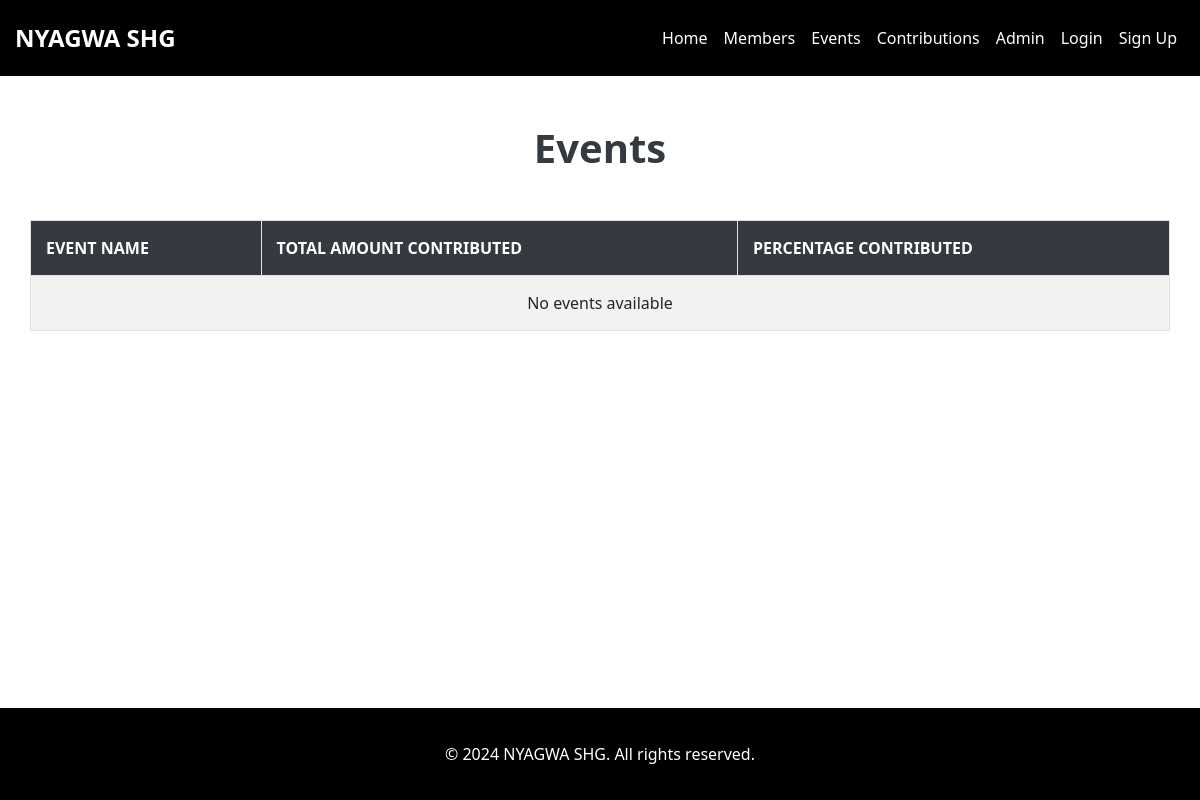
The app's page /events/, older data.
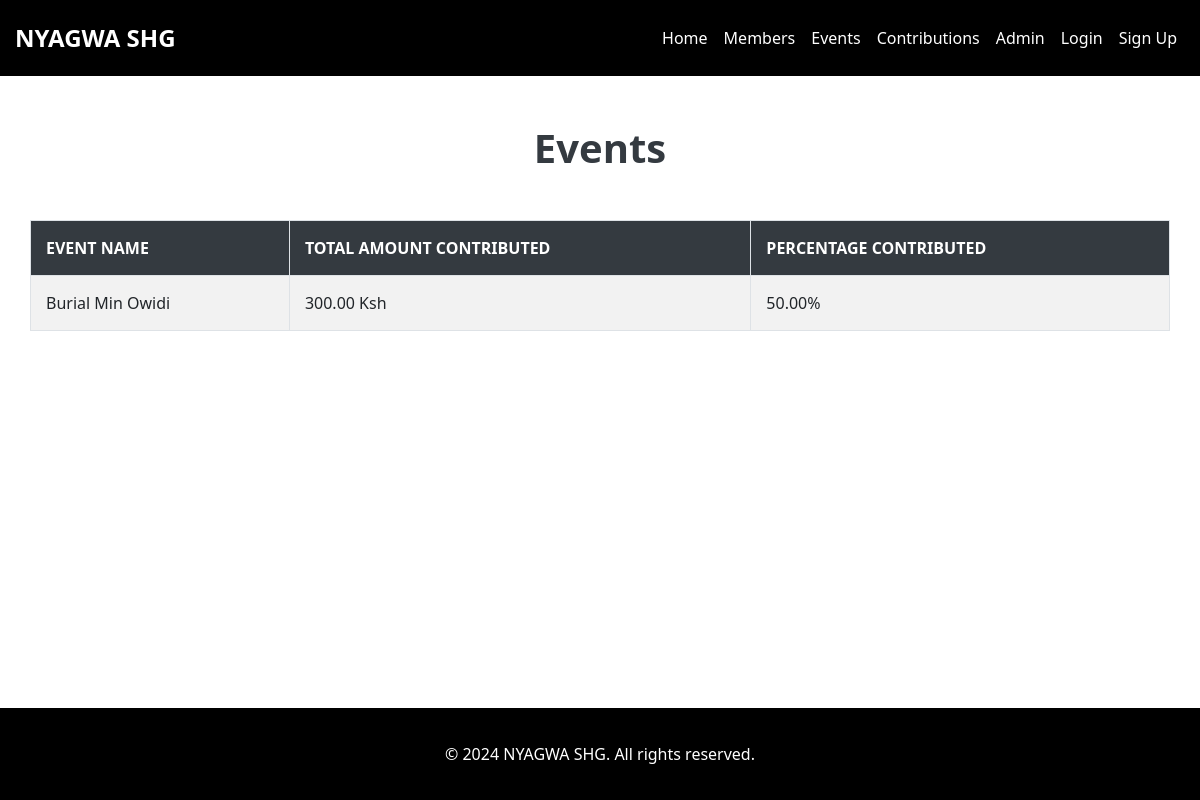
The same page, newer data.
### members/models.py (models this page shows, shortened)
class Event(models.Model):
    name = models.CharField(max_length=200)
    date = models.DateField()
    required_amount = models.DecimalField(max_digits=10, decimal_places=2, default=200.00)

### members/views.py (the view)
# urls.py: path('events/', views.events_page, name='events_page'),
def events_page(request):
    events = Event.objects.all()
    event_data = []
    total_members = Member.objects.count()
    for event in events:
        total_contributed = Contribution.objects.filter(event=event).aggregate(Sum('amount'))['amount__sum'] or 0
        expected_total = total_members * event.required_amount
        percentage_contributed = (total_contributed / expected_total) * 100 if expected_total > 0 else 0
        event_data.append({
            'name': event.name,
            'total_contributed': total_contributed,
            'percentage_contributed': percentage_contributed,
        })
    return render(request, 'events_page.html', {'event_data': event_data})

### members/templates/events_page.html (shortened to what this page needs)
{% extends 'base.html' %}
{% block content %}
<h1 class="text-center mb-5">Events</h1>
<div class="container">
    <div class="table-responsive">
        <table class="table table-striped table-bordered">
            <thead class="thead-dark">
                <tr>
                    <th scope="col">Event Name</th>
                    <th scope="col">Total Amount Contributed</th>
                    <th scope="col">Percentage Contributed</th>
                </tr>
            </thead>
            <tbody>
                {% for event in event_data %}
                    <tr>
                        <td>{{ event.name }}</td>
                        <td>{{ event.total_contributed|floatformat:2 }} Ksh</td>
                        <td>{{ event.percentage_contributed|floatformat:2 }}%</td>
                    </tr>
                {% empty %}
                    <tr>
                        <td colspan="3" class="text-center">No events available</td>
                    </tr>
                {% endfor %}
            </tbody>
        </table>
    </div>
</div>
{% endblock %}

Row changes from the older to the newer data that the page shows:
added Event: name "Burial Min Owidi"
Text that changed along with them:
new list line: "300.00 Ksh 50.00 %"
text no longer shown: "No events available"
